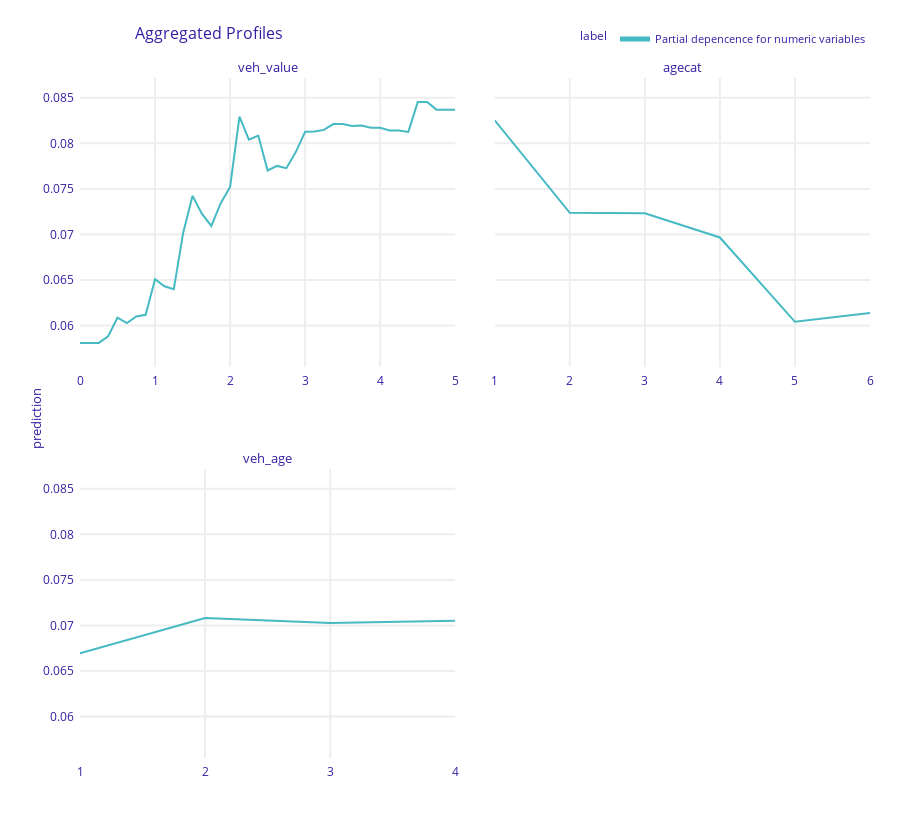
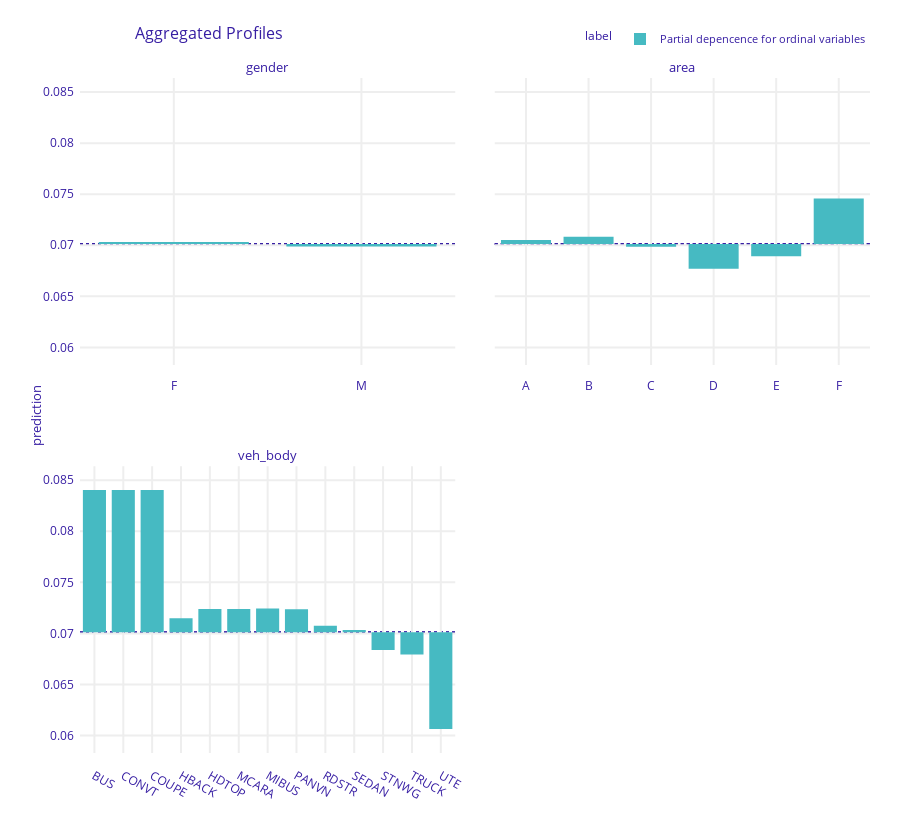

The code cell stored with these charts, in order, in its notebook:
### Code cell
# Interpret model
import numpy as np
from sklearn.metrics import log_loss
from xgboost import plot_importance
import dalex as dx

# Variable importance regarding MSE improvement
plot_importance(fit, importance_type="gain", show_values=False, xlabel="Gain")

# Set up explainer object
def pred_fun(m, df):
    X = encoder.transform(df)
    dX = xgb.DMatrix(X, feature_names=feature_names)
    return m.predict(dX)


exp = dx.Explainer(fit, df_train, predict_function=pred_fun, verbose=False)

# Test performance
test_loss = log_loss(y_test, exp.predict(df_test))
test_loss0 = log_loss(y_test, np.repeat(y_train.mean(), len(y_test)))
rel_imp = (test_loss0 - test_loss) / test_loss0

print(f"Test log-loss: {test_loss: .3f}")
print(f"Relative improvement in log-loss: {rel_imp: .3%}")

# Partial dependence plots on training data
num_eval_at = {
    "veh_value": np.linspace(0, 5, 41),
    "agecat": sorted(car["agecat"].unique()),
    "veh_age": sorted(car["veh_age"].unique()),
}
pdp_num = exp.model_profile(
    variable_splits=num_eval_at,
    label="Partial depencence for numeric variables",
    verbose=False,
)
pdp_num.plot()

pdp_ord = exp.model_profile(
    variable_type="categorical",
    variable_splits=dict(zip(ord_features, ord_levels)),
    label="Partial depencence for ordinal variables",
    verbose=False,
)
pdp_ord.plot()

### Figure 1 — Plotly figure (JSON) as saved in the notebook; plotly's stock layout.template omitted (floating-point values rounded to 4 significant figures)
{"data": [{"customdata": [[0.06966, "Partial depencence for numeric variables", "veh_value"], [0.06966, "Partial depencence for numeric variables", "veh_value"], [0.06966, "Partial depencence for numeric variables", "veh_value"], [0.06966, "Partial depencence for numeric variables", "veh_value"], [0.06966, "Partial depencence for numeric variables", "veh_value"], [0.06966, "Partial depencence for numeric variables", "veh_value"], [0.06966, "Partial depencence for numeric variables", "veh_value"], [0.06966, "Partial depencence for numeric variables", "veh_value"], [0.06966, "Partial depencence for numeric variables", "veh_value"], [0.06966, "Partial depencence for numeric variables", "veh_value"], [0.06966, "Partial depencence for numeric variables", "veh_value"], [0.06966, "Partial depencence for numeric variables", "veh_value"], [0.06966, "Partial depencence for numeric variables", "veh_value"], [0.06966, "Partial depencence for numeric variables", "veh_value"], [0.06966, "Partial depencence for numeric variables", "veh_value"], [0.06966, "Partial depencence for numeric variables", "veh_value"], [0.06966, "Partial depencence for numeric variables", "veh_value"], [0.06966, "Partial depencence for numeric variables", "veh_value"], [0.06966, "Partial depencence for numeric variables", "veh_value"], [0.06966, "Partial depencence for numeric variables", "veh_value"], [0.06966, "Partial depencence for numeric variables", "veh_value"], [0.06966, "Partial depencence for numeric variables", "veh_value"], [0.06966, "Partial depencence for numeric variables", "veh_value"], [0.06966, "Partial depencence for numeric variables", "veh_value"], [0.06966, "Partial depencence for numeric variables", "veh_value"], [0.06966, "Partial depencence for numeric variables", "veh_value"], [0.06966, "Partial depencence for numeric variables", "veh_value"], [0.06966, "Partial depencence for numeric variables", "veh_value"], [0.06966, "Partial depencence for numeric variables", "veh_value"], [0.06966, "Partial depencence for numeric variables", "veh_value"], [0.06966, "Partial depencence for numeric variables", "veh_value"], [0.06966, "Partial depencence for numeric variables", "veh_value"], [0.06966, "Partial depencence for numeric variables", "veh_value"], [0.06966, "Partial depencence for numeric variables", "veh_value"], [0.06966, "Partial depencence for numeric variables", "veh_value"], [0.06966, "Partial depencence for numeric variables", "veh_value"], [0.06966, "Partial depencence for numeric variables", "veh_value"], [0.06966, "Partial depencence for numeric variables", "veh_value"], [0.06966, "Partial depencence for numeric variables", "veh_value"], [0.06966, "Partial depencence for numeric variables", "veh_value"], [0.06966, "Partial depencence for numeric variables", "veh_value"]], "hovertemplate": "<b>%{hovertext}</b><br><br>prediction=%{y:.3f}<br>mean_prediction=%{customdata[0]:.3f}<extra></extra>", "hovertext": ["Partial depencence for numeric variables", "Partial depencence for numeric variables", "Partial depencence for numeric variables", "Partial depencence for numeric variables", "Partial depencence for numeric variables", "Partial depencence for numeric variables", "Partial depencence for numeric variables", "Partial depencence for numeric variables", "Partial depencence for numeric variables", "Partial depencence for numeric variables", "Partial depencence for numeric variables", "Partial depencence for numeric variables", "Partial depencence for numeric variables", "Partial depencence for numeric variables", "Partial depencence for numeric variables", "Partial depencence for numeric variables", "Partial depencence for numeric variables", "Partial depencence for numeric variables", "Partial depencence for numeric variables", "Partial depencence for numeric variables", "Partial depencence for numeric variables", "Partial depencence for numeric variables", "Partial depencence for numeric variables", "Partial depencence for numeric variables", "Partial depencence for numeric variables", "Partial depencence for numeric variables", "Partial depencence for numeric variables", "Partial depencence for numeric variables", "Partial depencence for numeric variables", "Partial depencence for numeric variables", "Partial depencence for numeric variables", "Partial depencence for numeric variables", "Partial depencence for numeric variables", "Partial depencence for numeric variables", "Partial depencence for numeric variables", "Partial depencence for numeric variables", "Partial depencence for numeric variables", "Partial depencence for numeric variables", "Partial depencence for numeric variables", "Partial depencence for numeric variables", "Partial depencence for numeric variables"], "legendgroup": "Partial depencence for numeric variables", "line": {"color": "#46bac2", "dash": "solid", "width": 2}, "marker": {"symbol": "circle"}, "mode": "lines", "name": "Partial depencence for numeric variables", "opacity": 1, "orientation": "v", "showlegend": true, "type": "scatter", "x": [0, 0.125, 0.25, 0.375, 0.5, 0.625, 0.75, 0.875, 1, 1.125, 1.25, 1.375, 1.5, 1.625, 1.75, 1.875, 2, 2.125, 2.25, 2.375, 2.5, 2.625, 2.75, 2.875, 3, 3.125, 3.25, 3.375, 3.5, 3.625, 3.75, 3.875, 4, 4.125, 4.25, 4.375, 4.5, 4.625, 4.75, 4.875, 5], "xaxis": "x3", "y": [0.0581, 0.0581, 0.0581, 0.05883, 0.06088, 0.06028, 0.06099, 0.06118, 0.06509, 0.06431, 0.06399, 0.07019, 0.07424, 0.07225, 0.07093, 0.07344, 0.07522, 0.08294, 0.08041, 0.08086, 0.07703, 0.07752, 0.07728, 0.07905, 0.08128, 0.08129, 0.08148, 0.08212, 0.08212, 0.0819, 0.08196, 0.08171, 0.08171, 0.08142, 0.08142, 0.08126, 0.08453, 0.08453, 0.0837, 0.0837, 0.0837], "yaxis": "y3"}, {"customdata": [[0.06966, "Partial depencence for numeric variables", "agecat"], [0.06966, "Partial depencence for numeric variables", "agecat"], [0.06966, "Partial depencence for numeric variables", "agecat"], [0.06966, "Partial depencence for numeric variables", "agecat"], [0.06966, "Partial depencence for numeric variables", "agecat"], [0.06966, "Partial depencence for numeric variables", "agecat"]], "hovertemplate": "<b>%{hovertext}</b><br><br>prediction=%{y:.3f}<br>mean_prediction=%{customdata[0]:.3f}<extra></extra>", "hovertext": ["Partial depencence for numeric variables", "Partial depencence for numeric variables", "Partial depencence for numeric variables", "Partial depencence for numeric variables", "Partial depencence for numeric variables", "Partial depencence for numeric variables"], "legendgroup": "Partial depencence for numeric variables", "line": {"color": "#46bac2", "dash": "solid", "width": 2}, "marker": {"symbol": "circle"}, "mode": "lines", "name": "Partial depencence for numeric variables", "opacity": 1, "orientation": "v", "showlegend": false, "type": "scatter", "x": [1, 2, 3, 4, 5, 6], "xaxis": "x4", "y": [0.08253, 0.07238, 0.07233, 0.06967, 0.06042, 0.06138], "yaxis": "y4"}, {"customdata": [[0.06966, "Partial depencence for numeric variables", "veh_age"], [0.06966, "Partial depencence for numeric variables", "veh_age"], [0.06966, "Partial depencence for numeric variables", "veh_age"], [0.06966, "Partial depencence for numeric variables", "veh_age"]], "hovertemplate": "<b>%{hovertext}</b><br><br>prediction=%{y:.3f}<br>mean_prediction=%{customdata[0]:.3f}<extra></extra>", "hovertext": ["Partial depencence for numeric variables", "Partial depencence for numeric variables", "Partial depencence for numeric variables", "Partial depencence for numeric variables"], "legendgroup": "Partial depencence for numeric variables", "line": {"color": "#46bac2", "dash": "solid", "width": 2}, "marker": {"symbol": "circle"}, "mode": "lines", "name": "Partial depencence for numeric variables", "opacity": 1, "orientation": "v", "showlegend": false, "type": "scatter", "x": [1, 2, 3, 4], "xaxis": "x", "y": [0.06695, 0.07082, 0.07028, 0.07053], "yaxis": "y"}], "layout": {"annotations": [{"font": {"size": 13}, "showarrow": false, "text": "veh_age", "x": 0.2375, "xanchor": "center", "xref": "paper", "y": 0.425, "yanchor": "bottom", "yref": "paper"}, {"font": {"size": 13}, "showarrow": false, "text": "veh_value", "x": 0.2375, "xanchor": "center", "xref": "paper", "y": 1, "yanchor": "bottom", "yref": "paper"}, {"font": {"size": 13}, "showarrow": false, "text": "agecat", "x": 0.7625, "xanchor": "center", "xref": "paper", "y": 1, "yanchor": "bottom", "yref": "paper"}, {"font": {"size": 13}, "showarrow": false, "text": "prediction", "textangle": -90, "x": -0.07, "xref": "paper", "y": 0.5, "yref": "paper"}], "font": {"color": "#371ea3"}, "height": 829, "hovermode": "x unified", "legend": {"font": {"size": 11}, "itemsizing": "constant", "orientation": "h", "title": {"font": {"size": 12}, "text": "label"}, "tracegroupgap": 0, "x": 1, "xanchor": "right", "y": 1.036, "yanchor": "bottom"}, "margin": {"b": 71, "r": 30, "t": 78}, "title": {"font": {"size": 16}, "text": "Aggregated Profiles", "x": 0.15}, "xaxis": {"anchor": "y", "automargin": true, "domain": [0, 0.475], "fixedrange": true, "gridwidth": 2, "showticklabels": true, "tickcolor": "white", "ticklen": 3, "ticks": "outside", "title": {"text": ""}, "type": "linear", "zeroline": false}, "xaxis2": {"anchor": "y2", "automargin": true, "domain": [0.525, 1], "fixedrange": true, "gridwidth": 2, "showticklabels": true, "tickcolor": "white", "ticklen": 3, "ticks": "outside", "title": {"text": ""}, "type": "linear", "zeroline": false}, "xaxis3": {"anchor": "y3", "automargin": true, "domain": [0, 0.475], "fixedrange": true, "gridwidth": 2, "showticklabels": true, "tickcolor": "white", "ticklen": 3, "ticks": "outside", "title": {"text": ""}, "type": "linear", "zeroline": false}, "xaxis4": {"anchor": "y4", "automargin": true, "domain": [0.525, 1], "fixedrange": true, "gridwidth": 2, "showticklabels": true, "tickcolor": "white", "ticklen": 3, "ticks": "outside", "title": {"text": ""}, "type": "linear", "zeroline": false}, "yaxis": {"anchor": "x", "automargin": true, "domain": [0, 0.425], "fixedrange": true, "gridwidth": 2, "range": [0.05546, 0.08717], "tickcolor": "white", "ticklen": 3, "ticks": "outside", "title": {"text": ""}, "type": "linear", "zeroline": false}, "yaxis2": {"anchor": "x2", "automargin": true, "domain": [0, 0.425], "fixedrange": true, "gridwidth": 2, "matches": "y", "range": [0.05546, 0.08717], "showticklabels": false, "tickcolor": "white", "ticklen": 3, "ticks": "outside", "title": {"text": ""}, "type": "linear", "zeroline": false}, "yaxis3": {"anchor": "x3", "automargin": true, "domain": [0.575, 1], "fixedrange": true, "gridwidth": 2, "matches": "y", "range": [0.05546, 0.08717], "tickcolor": "white", "ticklen": 3, "ticks": "outside", "title": {"text": ""}, "type": "linear", "zeroline": false}, "yaxis4": {"anchor": "x4", "automargin": true, "domain": [0.575, 1], "fixedrange": true, "gridwidth": 2, "matches": "y", "range": [0.05546, 0.08717], "showticklabels": false, "tickcolor": "white", "ticklen": 3, "ticks": "outside", "title": {"text": ""}, "type": "linear", "zeroline": false}}}

### Figure 2 — Plotly figure (JSON) as saved in the notebook; plotly's stock layout.template omitted (floating-point values rounded to 4 significant figures)
{"data": [{"alignmentgroup": "True", "base": [0.07013, 0.07013], "customdata": [[0.07031, "Partial depencence for ordinal variables", "gender"], [0.06989, "Partial depencence for ordinal variables", "gender"]], "hovertemplate": "<b>%{hovertext}</b><br><br>mean_prediction=%{base:.3f}<br>prediction=%{customdata[0]:.3f}<extra></extra>", "hovertext": ["Partial depencence for ordinal variables", "Partial depencence for ordinal variables"], "legendgroup": "Partial depencence for ordinal variables", "marker": {"color": "#46bac2", "pattern": {"shape": ""}}, "name": "Partial depencence for ordinal variables", "offsetgroup": "Partial depencence for ordinal variables", "orientation": "v", "showlegend": true, "textposition": "auto", "type": "bar", "x": ["F", "M"], "xaxis": "x3", "y": [0.0001873, -0.0002383], "yaxis": "y3"}, {"alignmentgroup": "True", "base": [0.07013, 0.07013, 0.07013, 0.07013, 0.07013, 0.07013], "customdata": [[0.0705, "Partial depencence for ordinal variables", "area"], [0.07084, "Partial depencence for ordinal variables", "area"], [0.06987, "Partial depencence for ordinal variables", "area"], [0.0677, "Partial depencence for ordinal variables", "area"], [0.06891, "Partial depencence for ordinal variables", "area"], [0.07457, "Partial depencence for ordinal variables", "area"]], "hovertemplate": "<b>%{hovertext}</b><br><br>mean_prediction=%{base:.3f}<br>prediction=%{customdata[0]:.3f}<extra></extra>", "hovertext": ["Partial depencence for ordinal variables", "Partial depencence for ordinal variables", "Partial depencence for ordinal variables", "Partial depencence for ordinal variables", "Partial depencence for ordinal variables", "Partial depencence for ordinal variables"], "legendgroup": "Partial depencence for ordinal variables", "marker": {"color": "#46bac2", "pattern": {"shape": ""}}, "name": "Partial depencence for ordinal variables", "offsetgroup": "Partial depencence for ordinal variables", "orientation": "v", "showlegend": false, "textposition": "auto", "type": "bar", "x": ["A", "B", "C", "D", "E", "F"], "xaxis": "x4", "y": [0.0003793, 0.0007149, -0.0002586, -0.002426, -0.001211, 0.004446], "yaxis": "y4"}, {"alignmentgroup": "True", "base": [0.07013, 0.07013, 0.07013, 0.07013, 0.07013, 0.07013, 0.07013, 0.07013, 0.07013, 0.07013, 0.07013, 0.07013, 0.07013], "customdata": [[0.08404, "Partial depencence for ordinal variables", "veh_body"], [0.08404, "Partial depencence for ordinal variables", "veh_body"], [0.08404, "Partial depencence for ordinal variables", "veh_body"], [0.07149, "Partial depencence for ordinal variables", "veh_body"], [0.07238, "Partial depencence for ordinal variables", "veh_body"], [0.07238, "Partial depencence for ordinal variables", "veh_body"], [0.07244, "Partial depencence for ordinal variables", "veh_body"], [0.07237, "Partial depencence for ordinal variables", "veh_body"], [0.07075, "Partial depencence for ordinal variables", "veh_body"], [0.07033, "Partial depencence for ordinal variables", "veh_body"], [0.06837, "Partial depencence for ordinal variables", "veh_body"], [0.06793, "Partial depencence for ordinal variables", "veh_body"], [0.06063, "Partial depencence for ordinal variables", "veh_body"]], "hovertemplate": "<b>%{hovertext}</b><br><br>mean_prediction=%{base:.3f}<br>prediction=%{customdata[0]:.3f}<extra></extra>", "hovertext": ["Partial depencence for ordinal variables", "Partial depencence for ordinal variables", "Partial depencence for ordinal variables", "Partial depencence for ordinal variables", "Partial depencence for ordinal variables", "Partial depencence for ordinal variables", "Partial depencence for ordinal variables", "Partial depencence for ordinal variables", "Partial depencence for ordinal variables", "Partial depencence for ordinal variables", "Partial depencence for ordinal variables", "Partial depencence for ordinal variables", "Partial depencence for ordinal variables"], "legendgroup": "Partial depencence for ordinal variables", "marker": {"color": "#46bac2", "pattern": {"shape": ""}}, "name": "Partial depencence for ordinal variables", "offsetgroup": "Partial depencence for ordinal variables", "orientation": "v", "showlegend": false, "textposition": "auto", "type": "bar", "x": ["BUS", "CONVT", "COUPE", "HBACK", "HDTOP", "MCARA", "MIBUS", "PANVN", "RDSTR", "SEDAN", "STNWG", "TRUCK", "UTE"], "xaxis": "x", "y": [0.01391, 0.01391, 0.01391, 0.001366, 0.002255, 0.002255, 0.002313, 0.002241, 0.0006252, 0.0002016, -0.001753, -0.002196, -0.009495], "yaxis": "y"}], "layout": {"annotations": [{"font": {"size": 13}, "showarrow": false, "text": "veh_body", "x": 0.2375, "xanchor": "center", "xref": "paper", "y": 0.425, "yanchor": "bottom", "yref": "paper"}, {"font": {"size": 13}, "showarrow": false, "text": "gender", "x": 0.2375, "xanchor": "center", "xref": "paper", "y": 1, "yanchor": "bottom", "yref": "paper"}, {"font": {"size": 13}, "showarrow": false, "text": "area", "x": 0.7625, "xanchor": "center", "xref": "paper", "y": 1, "yanchor": "bottom", "yref": "paper"}, {"font": {"size": 13}, "showarrow": false, "text": "prediction", "textangle": -90, "x": -0.07, "xref": "paper", "y": 0.5, "yref": "paper"}], "barmode": "group", "font": {"color": "#371ea3"}, "height": 829, "hovermode": "x unified", "legend": {"font": {"size": 11}, "itemsizing": "constant", "orientation": "h", "title": {"font": {"size": 12}, "text": "label"}, "tracegroupgap": 0, "x": 1, "xanchor": "right", "y": 1.036, "yanchor": "bottom"}, "margin": {"b": 71, "r": 30, "t": 78}, "shapes": [{"layer": "below", "line": {"color": "#371ea3", "dash": "dot", "width": 1.5}, "type": "line", "x0": 0, "x1": 1, "xref": "x domain", "y0": 0.07013, "y1": 0.07013, "yref": "y"}, {"layer": "below", "line": {"color": "#371ea3", "dash": "dot", "width": 1.5}, "type": "line", "x0": 0, "x1": 1, "xref": "x3 domain", "y0": 0.07013, "y1": 0.07013, "yref": "y3"}, {"layer": "below", "line": {"color": "#371ea3", "dash": "dot", "width": 1.5}, "type": "line", "x0": 0, "x1": 1, "xref": "x4 domain", "y0": 0.07013, "y1": 0.07013, "yref": "y4"}, {"layer": "below", "line": {"color": "#371ea3", "dash": "dot", "width": 1.5}, "type": "line", "x0": 0, "x1": 1, "xref": "x domain", "y0": 0.07013, "y1": 0.07013, "yref": "y"}, {"layer": "below", "line": {"color": "#371ea3", "dash": "dot", "width": 1.5}, "type": "line", "x0": 0, "x1": 1, "xref": "x3 domain", "y0": 0.07013, "y1": 0.07013, "yref": "y3"}, {"layer": "below", "line": {"color": "#371ea3", "dash": "dot", "width": 1.5}, "type": "line", "x0": 0, "x1": 1, "xref": "x4 domain", "y0": 0.07013, "y1": 0.07013, "yref": "y4"}, {"layer": "below", "line": {"color": "#371ea3", "dash": "dot", "width": 1.5}, "type": "line", "x0": 0, "x1": 1, "xref": "x domain", "y0": 0.07013, "y1": 0.07013, "yref": "y"}, {"layer": "below", "line": {"color": "#371ea3", "dash": "dot", "width": 1.5}, "type": "line", "x0": 0, "x1": 1, "xref": "x3 domain", "y0": 0.07013, "y1": 0.07013, "yref": "y3"}, {"layer": "below", "line": {"color": "#371ea3", "dash": "dot", "width": 1.5}, "type": "line", "x0": 0, "x1": 1, "xref": "x4 domain", "y0": 0.07013, "y1": 0.07013, "yref": "y4"}], "title": {"font": {"size": 16}, "text": "Aggregated Profiles", "x": 0.15}, "xaxis": {"anchor": "y", "automargin": true, "domain": [0, 0.475], "fixedrange": true, "gridwidth": 2, "showticklabels": true, "tickcolor": "white", "ticklen": 10, "ticks": "outside", "title": {"text": ""}, "type": "category"}, "xaxis2": {"anchor": "y2", "automargin": true, "domain": [0.525, 1], "fixedrange": true, "gridwidth": 2, "showticklabels": true, "tickcolor": "white", "ticklen": 10, "ticks": "outside", "title": {"text": ""}, "type": "category"}, "xaxis3": {"anchor": "y3", "automargin": true, "domain": [0, 0.475], "fixedrange": true, "gridwidth": 2, "showticklabels": true, "tickcolor": "white", "ticklen": 10, "ticks": "outside", "title": {"text": ""}, "type": "category"}, "xaxis4": {"anchor": "y4", "automargin": true, "domain": [0.525, 1], "fixedrange": true, "gridwidth": 2, "showticklabels": true, "tickcolor": "white", "ticklen": 10, "ticks": "outside", "title": {"text": ""}, "type": "category"}, "yaxis": {"anchor": "x", "automargin": true, "domain": [0, 0.425], "fixedrange": true, "gridwidth": 2, "range": [0.05829, 0.08638], "tickcolor": "white", "ticklen": 3, "ticks": "outside", "title": {"text": ""}, "type": "linear", "zeroline": false}, "yaxis2": {"anchor": "x2", "automargin": true, "domain": [0, 0.425], "fixedrange": true, "gridwidth": 2, "matches": "y", "range": [0.05829, 0.08638], "showticklabels": false, "tickcolor": "white", "ticklen": 3, "ticks": "outside", "title": {"text": ""}, "type": "linear", "zeroline": false}, "yaxis3": {"anchor": "x3", "automargin": true, "domain": [0.575, 1], "fixedrange": true, "gridwidth": 2, "matches": "y", "range": [0.05829, 0.08638], "tickcolor": "white", "ticklen": 3, "ticks": "outside", "title": {"text": ""}, "type": "linear", "zeroline": false}, "yaxis4": {"anchor": "x4", "automargin": true, "domain": [0.575, 1], "fixedrange": true, "gridwidth": 2, "matches": "y", "range": [0.05829, 0.08638], "showticklabels": false, "tickcolor": "white", "ticklen": 3, "ticks": "outside", "title": {"text": ""}, "type": "linear", "zeroline": false}}}
